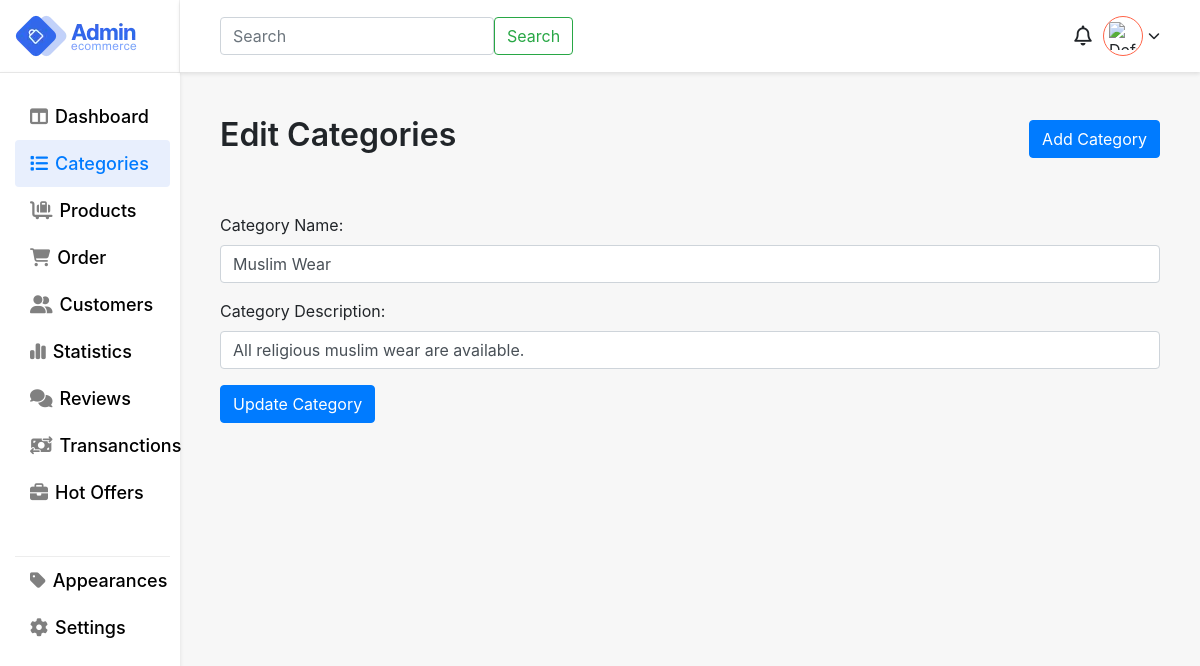
Page /files/category_edit.php?up_id=14 (signed in) on the committed database.
### tables this page shows
CREATE TABLE `categories` (
  `id` int(11) NOT NULL,
  `name` varchar(255) DEFAULT NULL,
  `parent_category_id` int(11) DEFAULT NULL,
  `category_description` text DEFAULT NULL,
  `created_at` timestamp NOT NULL DEFAULT current_timestamp(),
  `updated_at` timestamp NOT NULL DEFAULT current_timestamp() ON UPDATE current_timestamp(),
  `level` int(11) DEFAULT 0
);

### files/category_edit.php (the view, shortened to what this page needs)
<?php
require_once "../auth/db-connection/config.php";
if ($_SERVER["REQUEST_METHOD"] == "GET" && isset($_GET['up_id'])) {
    $category_id = $_GET['up_id'];
    $sql = "SELECT * FROM categories WHERE id = :category_id";
    $stmt = $connection->prepare($sql);
    $stmt->bindParam(":category_id", $category_id, PDO::PARAM_INT);
    $stmt->execute();
    $category = $stmt->fetch(PDO::FETCH_ASSOC);
} else {
    header("Location: category_list.php");
    exit();
}
?>
<!DOCTYPE html>
<html lang="en">
<head>
    <link rel="stylesheet" href="https://stackpath.bootstrapcdn.com/bootstrap/4.5.2/css/bootstrap.min.css">
    <link rel="stylesheet" href="https://cdnjs.cloudflare.com/ajax/libs/font-awesome/6.5.1/css/all.min.css" />
    <link rel="stylesheet" href="../styling/style.css">
</head>
<body style="background:#f7f7f7;">
    <main>
        <div class="app-wrapper">
            <div class="app-sidebar">
                <div class="side-header flex pr-3">
                    <div class="logo flex">
                        <img src="images/logo.webp" alt="logo">
                    </div>
                </div>
                <div class="sidebard-nav">
                    <ul>
                        <li class="">
                            <a href="dashboard.php">
                                <i class="fa-solid fa-table-columns"></i>
                                <span class="block">Dashboard</span>
                            </a>
                        </li>
                        <li class="active">
                            <a href="categories.php">
                                <i class="fa-solid fa-list"></i>
                                <span class="block">Categories</span>
                            </a>
                        </li>
                        <li>
                            <a href="products.php">
                               <i class="fa-solid fa-cart-flatbed-suitcase"></i>
                                <span class="block">Products</span>
                            </a>
                        </li>
                        <li>
                            <a href="">
                                  <i class="fa-solid fa-cart-shopping"></i>
                                <span class="block">Order</span>
                            </a>
                        </li>
                        <li>
                            <a href="">
                                <i class="fa-solid fa-user-group"></i>
                                <span class="block">Customers</span>
                            </a>
                        </li>
                        <li>
                            <a href="">
                                <i class="fa-solid fa-chart-simple"></i>
                                <span class="block">Statistics</span>
                            </a>
                        </li>
                        <li>
                            <a href="">
                                <i class="fa-solid fa-comments"></i>
                                <span class="block">Reviews</span>
                            </a>
                        </li>
                        <li>
                            <a href="">
                                <i class="fa-solid fa-money-bill-transfer"></i>
                                <span class="block">Transanctions</span>
                            </a>
                        </li>
                        <li>
                            <a href="">
                                <i class="fa-solid fa-briefcase"></i>
                                <span class="block">Hot Offers</span>
                            </a>
                        </li>
                         <li class="devided-nav">
                            <a href="">
                                <i class="fa-solid fa-tag"></i>
                                <span class="block">Appearances</span>
                            </a>
                        </li>
                         <li>
                            <a href="">
                                <i class="fa-solid fa-gear"></i>
                                <span class="block">Settings</span>
                            </a>
                        </li>
                    </ul>
                </div>
            </div>
            <div class="header-body">
                <div class="user flex-end">
                    <div class="search">
                        <form class="d-flex gap-3" role="search">
                            <input class="form-control me-2" type="search" placeholder="Search" aria-label="Search">
                            <button class="btn btn-outline-success" type="submit">Search</button>
                        </form>
                    </div>
                    <div class="account">
                        <div class="notifications">
                            <i class="fa-regular fa-bell"></i>
                        </div>
                        <div class="wrap-u" onclick="toggleUserOptions()">
                            <div class="user-pro flex">
                                <?php if (isset($_SESSION["profile_photo"])) : ?>
                                    <img src="<?php echo $_SESSION["profile_photo"]; ?>" alt="Profile Photo">
                                <?php else : ?>
                                    <img src="default_profile_photo.jpg" alt="Default Profile Photo">
                                <?php endif; ?>
                            </div>
                            <i class="fa-solid fa-chevron-down"></i>
                        </div>
                    </div>
                </div>
                <div class="h-container">
                    <div class="main">
                        <div class="flex">
                            <h1 class="page-heading">Edit Categories </h1>
                           <button type="button" class="btn btn-primary" data-bs-toggle="modal" data-bs-target="#addCategoryModal">Add Category</button>
                        </div>
                        <div class="mt-5">
                            <form method="post" action="../auth/backend-assets/category/update_category.php">
                                <div class="form-group">
                                    <label for="categoryName">Category Name:</label>
                                    <input type="text" class="form-control" id="categoryName" name="categoryName" value="<?php echo $category['name']; ?>">
                                </div>
                                <div class="form-group">
                                    <label for="categoryDescription">Category Description:</label>
                                    <input type="text" class="form-control" id="categoryDescription" name="categoryDescription" value="<?php echo $category['category_description']; ?>">
                                </div>
                                <button type="submit" class="btn btn-primary">Update Category</button>
                            </form>
                        </div>
                    </div>
                </div>
            </div>
        </div>
    </main>
</body>
</html>

### styling/style.css (style rules this page uses)
.flex { display: flex; justify-content: space-between; align-items: center; }
.flex-end { display: flex; justify-content: flex-end; align-items: center; }
.block { display: block; }
.h-container { padding: 40px; transition: all 0.4s ease-in-out; }
.page-heading { font-size: 42px; font-weight: 600; line-height: 45px; }
.app-wrapper { display: flex; justify-content: space-between; min-height: 100vh; }
.app-sidebar { width: 15%; }
.side-header { background: #fff; box-shadow: 0 2px 4px #0000001a; height: 72px; padding: 0 10px 0 15px; padding-right: 10px; border-right: 1px solid #cccccc42; }
.sidebard-nav { background: #fff; box-shadow: 0 2px 4px #0000001a; padding: 0 10px 40px 15px; height: 100%; border-top: 1px solid #cecece82; }
.sidebard-nav ul { padding: 0; margin-top: 20px; list-style: none; }
.sidebard-nav ul li { width: 100%; padding: 15px 0; padding-left: 10px; transition: all 0.4s ease-in-out; }
.sidebard-nav ul li.active, .sidebard-nav ul li:hover { background-color: #e8effd; border-radius: 4px; }
.sidebard-nav ul li a i { color: gray; }
.sidebard-nav ul li:hover a i, .sidebard-nav ul li:hover a, .sidebard-nav ul .active a, .sidebard-nav ul .active a i { color: #007bff !important; }
.sidebard-nav ul li.active a, .sidebard-nav ul li.active a i { color: #007bff !important; }
.sidebard-nav ul li a { font-size: 20px; font-weight: 500; display: flex; align-items: center; gap: 10px; color: black; }
.devided-nav { margin-top: 40px; border-top: 1px solid #d3d3d369; }
.header-body { width: 85%; }
.logo { width: 200px; height: 72px; }
.user { width: 100%; gap: 20px; padding-right: 40px; padding-left: 40px; background: #fff; box-shadow: 0 2px 4px #0000001a; display: flex; justify-content: space-between; align-items: center; height: 72px; }
.user-pro { width: 50px; height: 50px; border-radius: 100%; background: #fff; padding: 5px; border: 1px solid tomato; overflow: hidden; cursor: pointer; }
.user-pro img { width: 100%; height: 100%; object-fit: contain; }
.wrap-u { display: flex; align-items: center; gap: 5px; cursor: pointer; }
.notifications i { font-size: 24px; cursor: pointer; }
.notifications { width: 40px; height: 40px; display: flex; justify-content: center; align-items: center; }
.account { width: 20%; display: flex; align-items: center; justify-content: end; position: relative; }
@media screen and (max-width: 1444px) { .sidebard-nav ul li a { font-size: 18px; gap: 7px; } }
@media screen and (max-width: 1444px) { .sidebard-nav ul li { padding: 10px 0; padding-left: 15px; } }
@media screen and (max-width: 1444px) { .user-pro { width: 40px; height: 40px; } }
@media screen and (max-width: 1444px) { .wrap-u i { font-size: 12px; } }
@media screen and (max-width: 1444px) { .notifications i { font-size: 20px; } }
@media screen and (max-width: 1444px) { .page-heading { font-size: 32px; } }

### rows in the picture
categories: categoryName "Muslim Wear", categoryDescription "All religious muslim wear are available."
